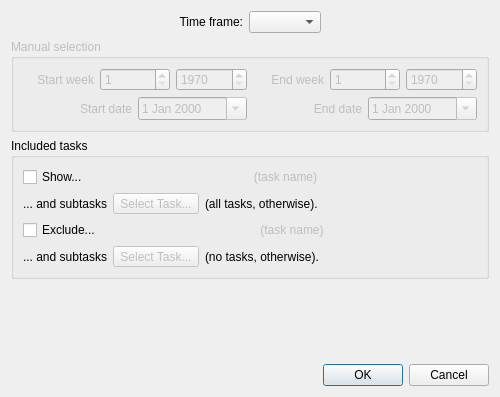
<?xml version="1.0" encoding="UTF-8"?>
<ui version="4.0">
 <class>ActivityReportConfigurationDialog</class>
 <widget class="QWidget" name="ActivityReportConfigurationDialog">
  <property name="geometry">
   <rect>
    <x>0</x>
    <y>0</y>
    <width>500</width>
    <height>397</height>
   </rect>
  </property>
  <property name="windowTitle">
   <string>Activity Report Configuration Page</string>
  </property>
  <layout class="QVBoxLayout" name="verticalLayout_3">
   <item>
    <layout class="QHBoxLayout">
     <item>
      <spacer>
       <property name="orientation">
        <enum>Qt::Horizontal</enum>
       </property>
       <property name="sizeHint" stdset="0">
        <size>
         <width>40</width>
         <height>20</height>
        </size>
       </property>
      </spacer>
     </item>
     <item>
      <widget class="QLabel" name="label">
       <property name="text">
        <string>Time frame:</string>
       </property>
       <property name="alignment">
        <set>Qt::AlignRight|Qt::AlignTrailing|Qt::AlignVCenter</set>
       </property>
      </widget>
     </item>
     <item>
      <widget class="QComboBox" name="comboBox">
       <property name="sizeAdjustPolicy">
        <enum>QComboBox::AdjustToContents</enum>
       </property>
      </widget>
     </item>
     <item>
      <spacer>
       <property name="orientation">
        <enum>Qt::Horizontal</enum>
       </property>
       <property name="sizeHint" stdset="0">
        <size>
         <width>40</width>
         <height>20</height>
        </size>
       </property>
      </spacer>
     </item>
    </layout>
   </item>
   <item>
    <widget class="QGroupBox" name="groupBox">
     <property name="enabled">
      <bool>false</bool>
     </property>
     <property name="title">
      <string>Manual selection</string>
     </property>
     <layout class="QVBoxLayout" name="verticalLayout">
      <item>
       <layout class="QHBoxLayout" name="horizontalLayout">
        <item>
         <widget class="QLabel" name="labelStartWeek">
          <property name="text">
           <string>Start week</string>
          </property>
          <property name="alignment">
           <set>Qt::AlignRight|Qt::AlignTrailing|Qt::AlignVCenter</set>
          </property>
         </widget>
        </item>
        <item>
         <widget class="QSpinBox" name="spinBoxStartWeek">
          <property name="minimum">
           <number>1</number>
          </property>
          <property name="maximum">
           <number>53</number>
          </property>
         </widget>
        </item>
        <item>
         <widget class="QSpinBox" name="spinBoxStartYear">
          <property name="minimum">
           <number>1970</number>
          </property>
          <property name="maximum">
           <number>10000</number>
          </property>
         </widget>
        </item>
        <item>
         <widget class="QLabel" name="labelEndWeek">
          <property name="text">
           <string>End week</string>
          </property>
          <property name="alignment">
           <set>Qt::AlignRight|Qt::AlignTrailing|Qt::AlignVCenter</set>
          </property>
         </widget>
        </item>
        <item>
         <widget class="QSpinBox" name="spinBoxEndWeek">
          <property name="minimum">
           <number>1</number>
          </property>
          <property name="maximum">
           <number>53</number>
          </property>
         </widget>
        </item>
        <item>
         <widget class="QSpinBox" name="spinBoxEndYear">
          <property name="minimum">
           <number>1970</number>
          </property>
          <property name="maximum">
           <number>10000</number>
          </property>
         </widget>
        </item>
       </layout>
      </item>
      <item>
       <layout class="QHBoxLayout" name="horizontalLayout_2">
        <item>
         <widget class="QLabel" name="labelFrom">
          <property name="toolTip">
           <string>(events that start at or after...)</string>
          </property>
          <property name="text">
           <string>Start date</string>
          </property>
          <property name="alignment">
           <set>Qt::AlignRight|Qt::AlignTrailing|Qt::AlignVCenter</set>
          </property>
         </widget>
        </item>
        <item>
         <widget class="QDateEdit" name="dateEditStart">
          <property name="calendarPopup">
           <bool>true</bool>
          </property>
         </widget>
        </item>
        <item>
         <widget class="QLabel" name="labelTo">
          <property name="toolTip">
           <string>(events that start before...)</string>
          </property>
          <property name="text">
           <string>End date</string>
          </property>
          <property name="alignment">
           <set>Qt::AlignRight|Qt::AlignTrailing|Qt::AlignVCenter</set>
          </property>
         </widget>
        </item>
        <item>
         <widget class="QDateEdit" name="dateEditEnd">
          <property name="calendarPopup">
           <bool>true</bool>
          </property>
         </widget>
        </item>
       </layout>
      </item>
     </layout>
    </widget>
   </item>
   <item>
    <widget class="QGroupBox" name="groupBox_2">
     <property name="title">
      <string>Included tasks</string>
     </property>
     <layout class="QVBoxLayout" name="verticalLayout_2">
      <item>
       <layout class="QHBoxLayout" name="_3">
        <item>
         <widget class="QCheckBox" name="checkBoxSubTasksOnly">
          <property name="text">
           <string>Show...</string>
          </property>
         </widget>
        </item>
        <item>
         <widget class="QLabel" name="labelTaskName">
          <property name="enabled">
           <bool>false</bool>
          </property>
          <property name="sizePolicy">
           <sizepolicy hsizetype="MinimumExpanding" vsizetype="Preferred">
            <horstretch>0</horstretch>
            <verstretch>0</verstretch>
           </sizepolicy>
          </property>
          <property name="text">
           <string>(task name)</string>
          </property>
          <property name="alignment">
           <set>Qt::AlignCenter</set>
          </property>
         </widget>
        </item>
       </layout>
      </item>
      <item>
       <layout class="QHBoxLayout" name="_4">
        <item>
         <widget class="QLabel" name="label_5">
          <property name="text">
           <string>... and subtasks</string>
          </property>
         </widget>
        </item>
        <item>
         <widget class="QToolButton" name="toolButtonSelectTask">
          <property name="enabled">
           <bool>false</bool>
          </property>
          <property name="text">
           <string>Select Task...</string>
          </property>
         </widget>
        </item>
        <item>
         <widget class="QLabel" name="label_4">
          <property name="text">
           <string>(all tasks, otherwise).</string>
          </property>
         </widget>
        </item>
        <item>
         <spacer>
          <property name="orientation">
           <enum>Qt::Horizontal</enum>
          </property>
          <property name="sizeHint" stdset="0">
           <size>
            <width>40</width>
            <height>20</height>
           </size>
          </property>
         </spacer>
        </item>
       </layout>
      </item>
      <item>
       <layout class="QHBoxLayout" name="_5">
        <item>
         <widget class="QCheckBox" name="checkBoxExcludeTasks">
          <property name="text">
           <string>Exclude...</string>
          </property>
         </widget>
        </item>
        <item>
         <widget class="QLabel" name="labelExcludeTaskName">
          <property name="enabled">
           <bool>false</bool>
          </property>
          <property name="sizePolicy">
           <sizepolicy hsizetype="MinimumExpanding" vsizetype="Preferred">
            <horstretch>0</horstretch>
            <verstretch>0</verstretch>
           </sizepolicy>
          </property>
          <property name="text">
           <string>(task name)</string>
          </property>
          <property name="alignment">
           <set>Qt::AlignCenter</set>
          </property>
         </widget>
        </item>
       </layout>
      </item>
      <item>
       <layout class="QHBoxLayout" name="_6">
        <item>
         <widget class="QLabel" name="label_6">
          <property name="text">
           <string>... and subtasks</string>
          </property>
         </widget>
        </item>
        <item>
         <widget class="QToolButton" name="toolButtonExcludeTask">
          <property name="enabled">
           <bool>false</bool>
          </property>
          <property name="text">
           <string>Select Task...</string>
          </property>
         </widget>
        </item>
        <item>
         <widget class="QLabel" name="label_7">
          <property name="text">
           <string>(no tasks, otherwise).</string>
          </property>
         </widget>
        </item>
        <item>
         <spacer>
          <property name="orientation">
           <enum>Qt::Horizontal</enum>
          </property>
          <property name="sizeHint" stdset="0">
           <size>
            <width>40</width>
            <height>20</height>
           </size>
          </property>
         </spacer>
        </item>
       </layout>
      </item>
     </layout>
    </widget>
   </item>
   <item>
    <spacer>
     <property name="orientation">
      <enum>Qt::Vertical</enum>
     </property>
     <property name="sizeHint" stdset="0">
      <size>
       <width>20</width>
       <height>40</height>
      </size>
     </property>
    </spacer>
   </item>
   <item>
    <layout class="QHBoxLayout">
     <item>
      <widget class="QDialogButtonBox" name="buttonBox">
       <property name="standardButtons">
        <set>QDialogButtonBox::Cancel|QDialogButtonBox::Ok</set>
       </property>
      </widget>
     </item>
    </layout>
   </item>
  </layout>
 </widget>
 <resources/>
 <connections>
  <connection>
   <sender>checkBoxSubTasksOnly</sender>
   <signal>toggled(bool)</signal>
   <receiver>labelTaskName</receiver>
   <slot>setEnabled(bool)</slot>
   <hints>
    <hint type="sourcelabel">
     <x>52</x>
     <y>160</y>
    </hint>
    <hint type="destinationlabel">
     <x>201</x>
     <y>165</y>
    </hint>
   </hints>
  </connection>
  <connection>
   <sender>checkBoxSubTasksOnly</sender>
   <signal>toggled(bool)</signal>
   <receiver>toolButtonSelectTask</receiver>
   <slot>setEnabled(bool)</slot>
   <hints>
    <hint type="sourcelabel">
     <x>64</x>
     <y>161</y>
    </hint>
    <hint type="destinationlabel">
     <x>169</x>
     <y>197</y>
    </hint>
   </hints>
  </connection>
  <connection>
   <sender>checkBoxExcludeTasks</sender>
   <signal>toggled(bool)</signal>
   <receiver>labelExcludeTaskName</receiver>
   <slot>setEnabled(bool)</slot>
   <hints>
    <hint type="sourcelabel">
     <x>69</x>
     <y>225</y>
    </hint>
    <hint type="destinationlabel">
     <x>262</x>
     <y>225</y>
    </hint>
   </hints>
  </connection>
  <connection>
   <sender>checkBoxExcludeTasks</sender>
   <signal>toggled(bool)</signal>
   <receiver>toolButtonExcludeTask</receiver>
   <slot>setEnabled(bool)</slot>
   <hints>
    <hint type="sourcelabel">
     <x>69</x>
     <y>225</y>
    </hint>
    <hint type="destinationlabel">
     <x>177</x>
     <y>260</y>
    </hint>
   </hints>
  </connection>
 </connections>
</ui>
